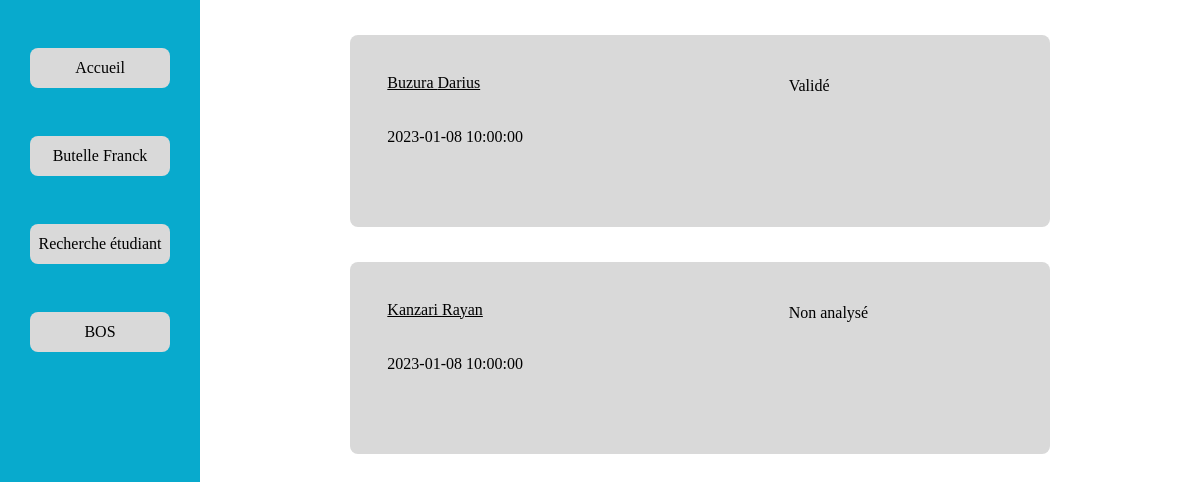
Screenshot of /?controller=bos (signed in) with the database file from the repository.
### tables this page shows
CREATE TABLE `personnel` (
  `Personnel_ID` int(11) NOT NULL,
  `Nom` varchar(30) DEFAULT NULL,
  `Prenom` varchar(30) DEFAULT NULL,
  `Mail` varchar(30) DEFAULT NULL,
  `Visibility_flag` tinyint(4) DEFAULT NULL,
  `Role` varchar(20) DEFAULT NULL,
  `Formation_ID` int(11) DEFAULT NULL
);

CREATE TABLE `etudiant` (
  `Student_ID` int(11) NOT NULL,
  `Nom` varchar(20) DEFAULT NULL,
  `Prenom` varchar(20) DEFAULT NULL,
  `Mail` varchar(30) DEFAULT NULL,
  `Stage_detention` tinyint(1) DEFAULT NULL,
  `Visibility_flag` tinyint(4) DEFAULT NULL,
  `Entreprise_ID` int(11) DEFAULT NULL,
  `Groupe_ID` int(11) DEFAULT NULL,
  `Personnel_ID` int(11) DEFAULT NULL
);

CREATE TABLE `document` (
  `Document_ID` int(11) NOT NULL,
  `Type` varchar(20) DEFAULT NULL,
  `Student_ID` int(11) DEFAULT NULL,
  `Date_heure` datetime DEFAULT NULL,
  `URL` varchar(200) DEFAULT NULL,
  `Version` int(11) DEFAULT NULL,
  `Document_FLAG` tinyint(4) DEFAULT NULL
);

CREATE TABLE `bos` (
  `BOS_ID` int(11) NOT NULL,
  `Document_ID` int(11) DEFAULT NULL,
  `Status` varchar(20) DEFAULT NULL,
  `BOS_FLAG` tinyint(4) DEFAULT NULL,
  `Personnel_ID` int(11) DEFAULT NULL,
  `Date_modif` datetime DEFAULT NULL
);

### Models/Model.php (called while the page is built, shortened)
<?php class Model {
	private $bd;
	private static $instance = null;
	private $username ;
	private function __construct($username, $pswd)
	{
		$this->bd = mysqli_connect("localhost", "webuser", "password","sae");
		$this->bd->set_charset("utf8mb4");
		$this->username=$username;
	}
	public static function getModel($username, $pswd)
	{
		if (self::$instance === null) {
		self::$instance = new self($username, $pswd);
			}
		return self::$instance;
	}
	public function getUserinfo()
	{
		$req = $this->bd->prepare("SELECT * FROM login WHERE Username=?;");
		$req->bind_param("s",$this->username);
		$req->execute();
		$res=$req->get_result();
		$res = $res->fetch_assoc();
		if ($res["Role"] == false)
		{
			$req = $this->bd->prepare("SELECT * FROM personnel WHERE Personnel_ID=?;");
			$req->bind_param("i",$res["User_ID"]);
			$req->execute();
			$res=$req->get_result();
			$res = $res->fetch_assoc();
		}
		return $res;
	}
	public function GetBOS($num)
	{
		$req = $this->bd->prepare("SELECT  a.Student_ID,a.Nom, a.Prenom,c.Document_ID,b.BOS_ID, b.Status, c.Date_heure, b.BOS_FLAG  from
		etudiant AS a INNER JOIN document AS c on a.Student_ID=c.Student_ID join bos AS b on c.Document_ID=b.Document_ID;");
		if (preg_match("/^[0-9]+$/",$num))
		{
			$req = $this->bd->prepare("SELECT  a.Student_ID,a.Nom, a.Prenom,c.Document_ID,b.BOS_ID, b.Status, c.Date_heure, b.BOS_FLAG   from
			etudiant AS a INNER JOIN document AS c on a.Student_ID=c.Student_ID join bos AS b on c.Document_ID=b.Document_ID LIMIT ".$num.";");
		}
		$req->execute();
		$res=$req->get_result();
		$op=[];
		for ($i=0; $i < $num; $i++)
		{
			$op[]=$res->fetch_assoc();
		}
		return $op;
	}
	public function GetCount($op)
	{
		if ($op =="bos")
		{
			$req = $this->bd->prepare("SELECT  COUNT(*) FROM bos;");
		}
		elseif ($op =="bos validé")
		{
			$req = $this->bd->prepare("SELECT  COUNT(*) FROM bos WHERE Status =	'Validé';");
		}
		else
		{
			$req = $this->bd->prepare("SELECT  COUNT(*) FROM bos WHERE Status =	'Refusé';");
		}
		$req->execute();
		$res=$req->get_result();
		return $res->fetch_assoc()["COUNT(*)"];
	}
}
?>

### Utils/functions.php (called while the page is built, shortened)
<?php
function e($message)
{
    return htmlspecialchars($message, ENT_QUOTES);
}

### Views/view_bos_list.php (the view, shortened to what this page needs)
<html lang="fr">
<head>
    <link rel="stylesheet" href="Content/css/listebos.css" >
</head>
<body>
    <div class="divider">
        <div class="menu">
            <div class="submenu">
                <div class="button">
                    <a href="?controller=user"> Accueil</a>
                </div>
                <div class="button">
                    <a href="?controller=parameter"> <?= e($user_info["Nom"])." ".e($user_info["Prenom"])?></a>
                </div>
                <div class="button">
                    <a href="?controller=research"> Recherche étudiant</a>
                </div>
                <div class="button">
                    <a href="?controller=bos">BOS</a>
                </div>
            </div>
        </div>
        <div class="divider2">
            <div class="bosmenu">
                <?php foreach($boss as $bos):?>
                    <?php if($bos["BOS_FLAG"]==1):?>
                    <div class="menu_liste"  onclick="location.href='?controller=bos&action=info&id=<?= e($bos['BOS_ID'])?>';" style="cursor: pointer;">
                        <div class="bos_infos">
                            <a href=""> <?= e($bos["Nom"])." ".e($bos["Prenom"])  ?></a> </br></br></br>
                            <a><?= e($bos["Date_heure"])?></a></br></br></br>
                        </div>
                        <div class="bos_status">
                            <a><?=e($bos["Status"])?></a>
                        </div>
                    </div>
                    <?php endif?>
                <?php endforeach ?>
            </div>
        </div>
</body>
</html>

### Content/css/listebos.css (style rules this page uses)
body { margin:0; }
.divider { display: flex; flex-direction: row; height: 100%; }
.menu { height: 100%; width: 20%; background-color: #08AACD; }
.submenu { height: 50%; display: flex; flex-direction: column; justify-content: space-evenly; }
.button { background-color: #D9D9D9; width: 70%; border-radius: 8px; height: 10%; align-self: center; display: flex; justify-content: center; color: black; }
.button a { justify-self:center ; align-self: center; text-decoration: none; color: black; }
.divider2 { display: flex; flex-direction: column; width: 100%; height: 100%; }
.bosmenu { height: 30%; width: 70%; border-radius: 8px; align-self: center; position: relative; }
.menu_liste { margin-top: 0.3%; background-color: #D9D9D9 ; width: 100%; height: 80%; border-radius: 8px; display: flex; flex-direction: row; justify-content: space-evenly; align-items: center; margin-top: 5%; }
.bos_infos { width: 33%; margin-bottom: 1%; margin-left: 1%; }
.bos_status { margin-bottom: 13%; margin-left: 20%; width: 33%; }

### rows the page displays
personnel: Nom "Butelle", Prenom "Franck"
etudiant: Nom "Buzura", Prenom "Darius", document.Date_heure "2023-01-08 10:00:00", bos.Status "Validé"
etudiant: Nom "Kanzari", Prenom "Rayan", document.Date_heure "2023-01-08 10:00:00", bos.Status "Non analysé"
